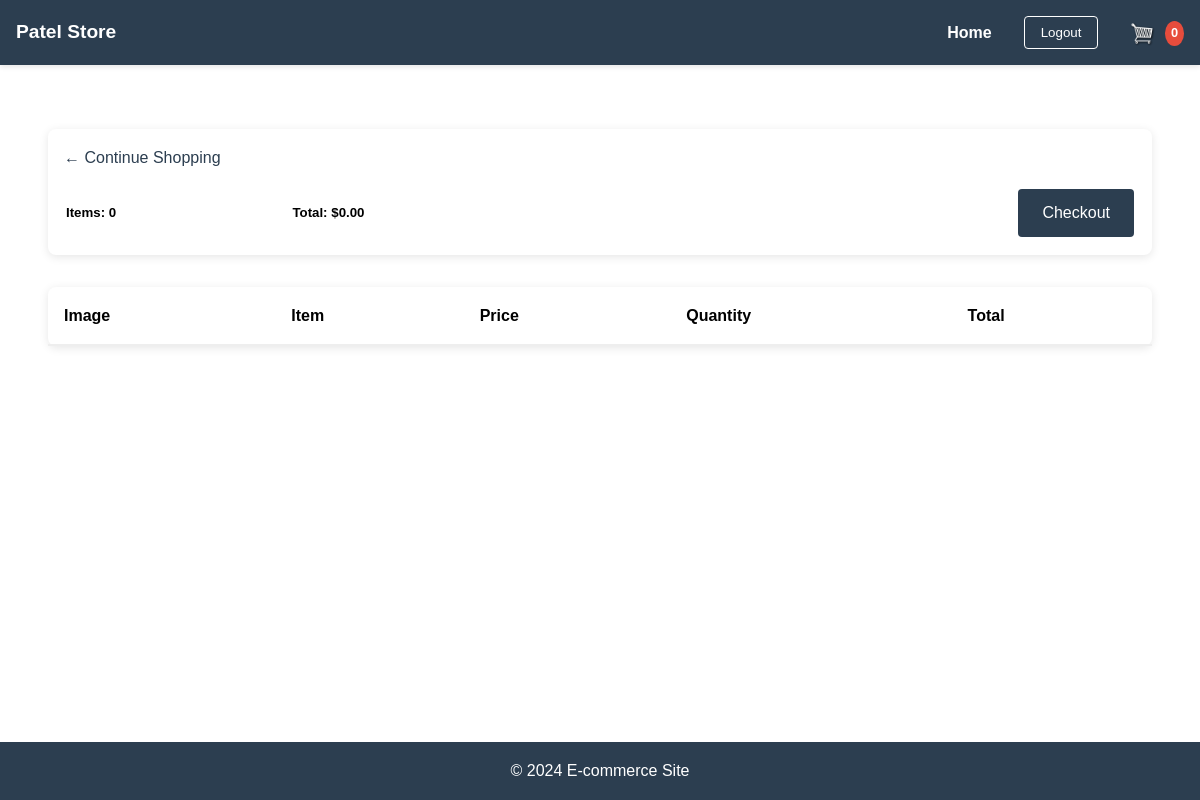
The page /cart/ (signed in) on the database as committed earlier.
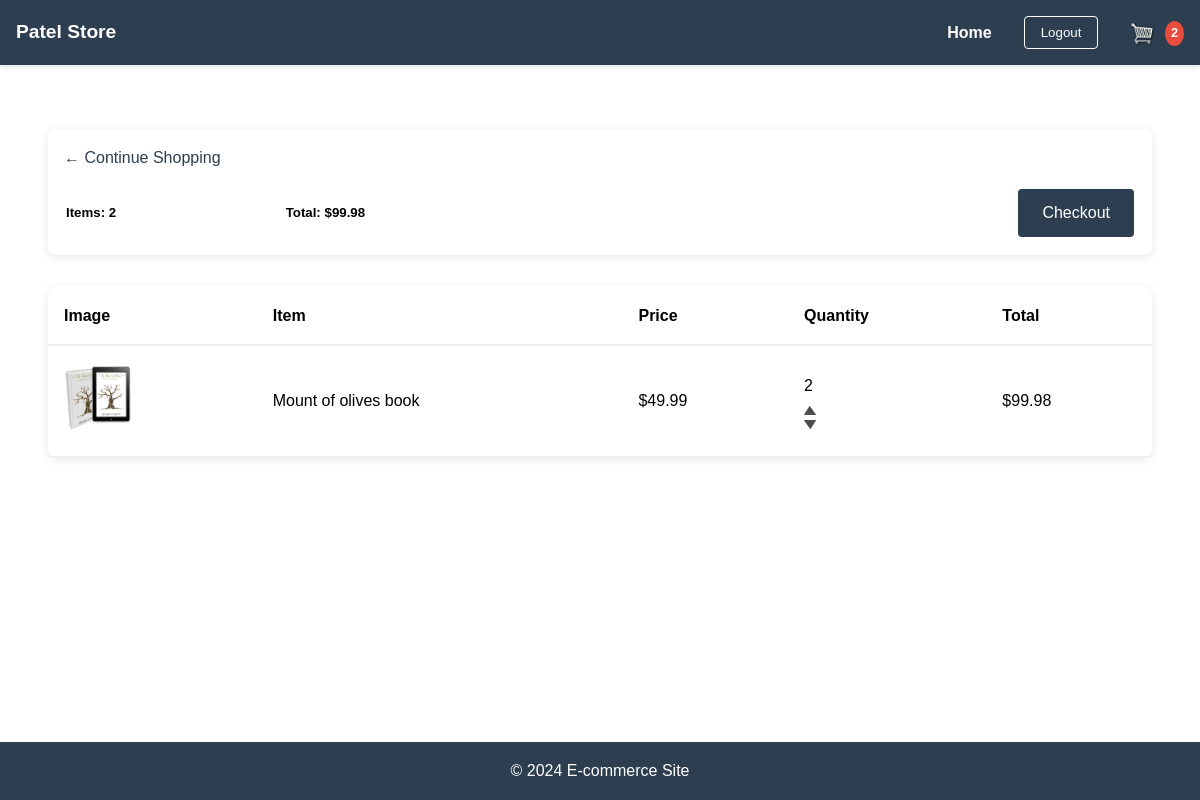
The same page on the database as committed later.
### store/models.py (models this page shows, shortened)
class Order(models.Model):
    customer = models.ForeignKey(Customer, on_delete=models.SET_NULL, blank=True, null=True)
    date_orderd = models.DateTimeField(auto_now_add=True)
    complete = models.BooleanField(default=False, null=True, blank=False)
    transaction_id = models.CharField(max_length=200, null=True)
    @property
    def get_cart_total(self):
        orderitems = self.orderitem_set.all()
        total = sum([item.get_total for item in orderitems])
        return total
    @property
    def get_cart_items(self):
        orderitems = self.orderitem_set.all()
        total = sum([item.quantity for item in orderitems])
        return total

class OrderItem(models.Model):
    product = models.ForeignKey(Product, on_delete=models.SET_NULL, blank=True, null=True)
    order = models.ForeignKey(Order, on_delete=models.SET_NULL, blank=True, null=True)
    quantity = models.IntegerField(default=0, null=True, blank=True)
    date_added = models.DateTimeField(auto_now_add=True)
    @property
    def get_total(self):
        total = self.product.price * self.quantity
        return total

class Product(models.Model):
    name = models.CharField(max_length=200, null=True)
    price = models.FloatField()
    digital = models.BooleanField(default=False, null=True, blank=False)
    image = models.ImageField(null=True, blank=True)
    @property
    def imageURL(self):
        try:
            url = self.image.url
        except:
            url = ''
        return url

### store/views.py (the view, shortened to what this page needs)
# urls.py: path('cart/', views.cart, name="cart"),
def cart(request):
    if request.user.is_authenticated:
        customer = request.user.customer
        order, created = Order.objects.get_or_create(customer=customer, complete=False)
        items = order.orderitem_set.all()
        cartItems = order.get_cart_items
    context = {'items': items, 'order': order, 'cartItems': cartItems}
    return render(request, 'store/cart.html', context)

### store/templates/store/cart.html
{% extends 'store/main.html' %}
{% load static %}
{% block content %}
    <div class="cart-container">
        <div class="cart-summary">
            <a class="continue-shopping-btn" href="{% url 'home' %}">&#x2190; Continue Shopping</a>
            <table class="summary-table">
                <tr>
                    <td><h5>Items: <strong>{{ order.get_cart_items }}</strong></h5></td>
                    <td><h5>Total: <strong>${{ order.get_cart_total|floatformat:2 }}</strong></h5></td>
                    <td>
                        <a class="checkout-btn" href="{% url 'checkout' %}">Checkout</a>
                    </td>
                </tr>
            </table>
        </div>
        <div class="cart-items">
            <table class="cart-table">
                <thead>
                    <tr>
                        <th>Image</th>
                        <th>Item</th>
                        <th>Price</th>
                        <th>Quantity</th>
                        <th>Total</th>
                    </tr>
                </thead>
                <tbody>
                    {% for item in items %}
                    <tr>
                        <td class="cart-image">
                            <img src="{{ item.product.imageURL }}" alt="{{ item.product.name }}">
                        </td>
                        <td class="cart-item-name">
                            {{ item.product.name }}
                        </td>
                        <td class="cart-item-price">
                            ${{ item.product.price|floatformat:2 }}
                        </td>
                        <td class="cart-item-quantity">
                            {{ item.quantity }}
                            <div class="quantity-control">
                                <img data-product={{item.product.id}} data-action="add" class="chg-quantity update-cart" src="{% static 'images/arrow-up.png' %}" alt="Increase">
                                <img data-product={{item.product.id}} data-action="remove" class="chg-quantity update-cart" src="{% static 'images/arrow-down.png' %}" alt="Decrease">
                            </div>
                        </td>
                        <td class="cart-item-total">
                            ${{ item.get_total|floatformat:2 }}
                        </td>
                    </tr>
                    {% endfor %}
                </tbody>
            </table>
        </div>
    </div>
{% endblock content %}

### store/templates/store/main.html (shortened to what this page needs)
<!DOCTYPE html>
{% load static %}
<head>
    <link rel="stylesheet" type="text/css" href="{% static 'css/main.css' %}">
</head>
<body>
    <header>
        <nav>
            <a href="{% url 'home' %}">Patel Store</a>
            <div>
                <ul>
                    <li>
                        <a href="{% url 'home' %}">Home</a>
                    </li>
                    {% if user.is_authenticated %}
                        <li>
                            <form method="post" action="{% url 'logout' %}">
                                <a><button type="submit">Logout</button></a>
                            </form>
                        </li>
                    {% else %}
                        <li><a href="{% url 'login' %}">Login</a></li>
                        <li><a href="{% url 'signup' %}">Sign Up</a></li>
                    {% endif %}
                        <li><a href="{% url 'cart' %}">
                            <img id="cart-icon" src="{% static 'images/cart.png' %}" height="10" width="10">
                            <p id="cart-total">{{cartItems}}</p>
                        </a></li>
                </ul>
            </div>
        </nav>
    </header>
    <main>
        {% block content %}{% endblock %}
    </main>
    <footer>
        <p>&copy; 2024 E-commerce Site</p>
    </footer>
</body>
</html>

### static/css/main.css (style rules this page uses)
* { margin: 0; padding: 0; box-sizing: border-box; }
body { font-family: Arial, sans-serif; line-height: 1.6; min-height: 100vh; display: flex; flex-direction: column; }
header { background-color: #2c3e50; box-shadow: 0 2px 5px rgba(0,0,0,0.1); position: sticky; top: 0; z-index: 1000; }
nav { max-width: 1200px; margin: 0 auto; padding: 1rem; display: flex; justify-content: space-between; align-items: center; }
nav a { color: white; text-decoration: none; font-size: 1.2rem; font-weight: bold; }
nav ul { display: flex; list-style: none; align-items: center; gap: 2rem; }
nav ul li a { font-size: 1rem; transition: color 0.3s ease; }
#cart-icon { height: 25px; width: 25px; display: inline-block; vertical-align: middle; }
#cart-total { display: inline-block; background: #e74c3c; color: white; border-radius: 50%; padding: 2px 6px; font-size: 0.8rem; margin-left: 5px; }
nav button { background: none; border: 1px solid white; color: white; padding: 0.5rem 1rem; cursor: pointer; border-radius: 4px; transition: all 0.3s ease; }
main { flex: 1; padding: 2rem; max-width: 1200px; margin: 0 auto; width: 100%; }
footer { background-color: #2c3e50; color: white; text-align: center; padding: 1rem; margin-top: auto; }
.cart-image img { width: 50px; height: 50px; object-fit: cover; border-radius: 4px; }
.cart-container { max-width: 1200px; margin: 2rem auto; padding: 0 1rem; }
.cart-summary { background: white; padding: 1rem; border-radius: 8px; box-shadow: 0 2px 10px rgba(0,0,0,0.1); margin-bottom: 2rem; }
.continue-shopping-btn { color: #2c3e50; text-decoration: none; font-weight: 500; }
.summary-table { width: 100%; margin-top: 1rem; }
.checkout-btn { background: #2c3e50; color: white; padding: 0.7rem 1.5rem; border-radius: 4px; text-decoration: none; float: right; }
.cart-table { width: 100%; border-collapse: collapse; background: white; border-radius: 8px; box-shadow: 0 2px 10px rgba(0,0,0,0.1); }
.cart-table th { text-align: left; padding: 1rem; border-bottom: 2px solid #eee; }
.cart-table td { padding: 1rem; border-bottom: 1px solid #eee; }
.cart-image img { width: 70px; height: 70px; object-fit: cover; border-radius: 4px; }
.cart-item-quantity { position: relative; }
.quantity-control { display: flex; flex-direction: column; gap: 0.3rem; margin-top: 0.5rem; }
.chg-quantity { width: 12px; cursor: pointer; opacity: 0.7; transition: opacity 0.2s; }

Rows that differ between the two databases and show on the page:
computed for Order: get_cart_items "0" → "2"; get_cart_total "0.00" → "99.98"
added OrderItem: product.imageURL (picture), product.name "Mount of olives book", product.price "49.99", quantity "2", get_total "99.98"
Other text that changed with them:
{{ cartItems }}: "0" → "2"
